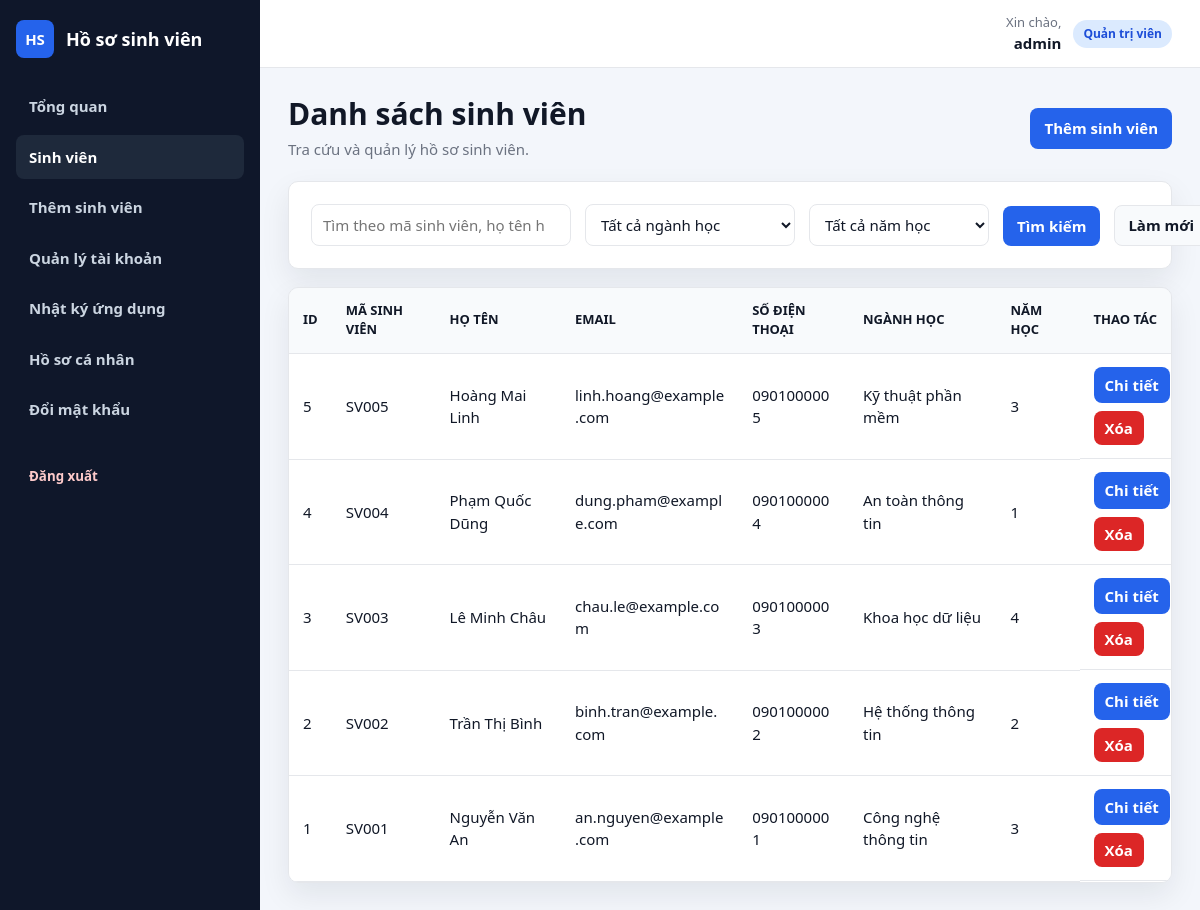
/students.php (signed in), run on the app's committed database.
### tables this page shows
CREATE TABLE IF NOT EXISTS students (
    id INT UNSIGNED AUTO_INCREMENT PRIMARY KEY,
    student_code VARCHAR(30) NOT NULL UNIQUE,
    full_name VARCHAR(120) NOT NULL,
    email VARCHAR(120) NOT NULL,
    phone VARCHAR(30) NULL,
    major VARCHAR(120) NULL,
    year TINYINT UNSIGNED NULL,
    created_at TIMESTAMP NOT NULL DEFAULT CURRENT_TIMESTAMP,
    updated_at TIMESTAMP NOT NULL DEFAULT CURRENT_TIMESTAMP ON UPDATE CURRENT_TIMESTAMP,
    INDEX idx_students_search (student_code, full_name, email)
);

### app/student.php (called while the page is built, shortened)
<?php
require_once __DIR__ . '/../config/database.php';
require_once __DIR__ . '/helpers.php';
function normalize_student_filters(array $filters): array
{
    return [
        'q' => trim((string) ($filters['q'] ?? '')),
        'major' => trim((string) ($filters['major'] ?? '')),
        'year' => trim((string) ($filters['year'] ?? '')),
    ];
}
function student_filter_sql(array $filters, array &$params): string
{
    $filters = normalize_student_filters($filters);
    $where = [];
    return $where === [] ? '' : ' WHERE ' . implode(' AND ', $where);
}
function list_students(string|array $filters = '', int $limit = 0, int $offset = 0): array
{
    $params = [];
    $filterArray = is_array($filters) ? $filters : ['q' => $filters];
    $where = student_filter_sql($filterArray, $params);
    $sql = 'SELECT * FROM students' . $where . ' ORDER BY id DESC';
    if ($limit > 0) {
        $sql .= ' LIMIT :limit OFFSET :offset';
    }
    $stmt = get_pdo()->prepare($sql);
    if ($limit > 0) {
        $stmt->bindValue(':limit', $limit, PDO::PARAM_INT);
        $stmt->bindValue(':offset', $offset, PDO::PARAM_INT);
    }
    $stmt->execute();
    return $stmt->fetchAll();
}

### config/database.php (called while the page is built, shortened)
<?php
function get_pdo(): PDO
{
    static $pdo = null;
    if ($pdo instanceof PDO) {
        return $pdo;
    }
    $host = 'localhost';
    $database = 'web_demo_student';
    $username = 'root';
    $password = '';
    $dsn = "mysql:host={$host};dbname={$database};charset=utf8mb4";
    $pdo = new PDO($dsn, $username, $password, [
        PDO::ATTR_ERRMODE => PDO::ERRMODE_EXCEPTION,
        PDO::ATTR_DEFAULT_FETCH_MODE => PDO::FETCH_ASSOC,
        PDO::ATTR_EMULATE_PREPARES => false,
    ]);
    return $pdo;
}

### public/students.php (the view, shortened to what this page needs)
<?php
require_once __DIR__ . '/../app/student.php';
$filters = normalize_student_filters($_GET);
$page = max(1, (int) ($_GET['page'] ?? 1));
$perPage = 20;
$students = list_students($filters, $perPage, ($page - 1) * $perPage);
?>
<section class="page-header">
    <div><h1>Danh sách sinh viên</h1><p>Tra cứu và quản lý hồ sơ sinh viên.</p></div>
    <a class="btn btn-primary" href="student_form.php">Thêm sinh viên</a>
</section>
<section class="card">
    <form method="get" class="search-form filter-form">
        <input class="form-control" name="q" type="search" value="<?= e($filters['q']) ?>" placeholder="Tìm theo mã sinh viên, họ tên hoặc email">
        <select class="form-select" name="major"><option value="">Tất cả ngành học</option></select>
        <select class="form-select" name="year"><option value="">Tất cả năm học</option></select>
        <button class="btn btn-primary" type="submit">Tìm kiếm</button><a class="btn btn-secondary" href="students.php">Làm mới</a>
    </form>
</section>
<section class="table-card">
    <table class="table">
        <thead><tr><th>ID</th><th>Mã sinh viên</th><th>Họ tên</th><th>Email</th><th>Số điện thoại</th><th>Ngành học</th><th>Năm học</th><th>Thao tác</th></tr></thead>
        <tbody>
            <?php foreach ($students as $student): ?>
                <tr>
                    <td><?= e($student['id']) ?></td><td><?= e($student['student_code']) ?></td><td><?= e($student['full_name']) ?></td><td><?= e($student['email']) ?></td><td><?= e($student['phone']) ?></td><td><?= e($student['major']) ?></td><td><?= e($student['year']) ?></td>
                    <td class="actions">
                        <a class="btn btn-primary" href="student_detail.php?id=<?= e($student['id']) ?>">Chi tiết</a>
                        <form method="post" onsubmit="return confirm('Bạn có chắc chắn muốn xóa sinh viên này không?')"><button class="btn btn-danger" type="submit">Xóa</button></form>
                    </td>
                </tr>
            <?php endforeach; ?>
        </tbody>
    </table>
</section>

### public/assets/style.css (style rules this page uses)
:root { --font-main: "Segoe UI", Tahoma, Arial, sans-serif; --bg: #f3f6fb; --sidebar: #0f172a; --sidebar-soft: #1e293b; --card: #ffffff; --card-soft: #f8fafc; --field: #ffffff; --table-head: #f8fafc; --text: #111827; --muted: #6b7280; --border: #e5e7eb; --primary: #2563eb; --primary-dark: #1d4ed8; --danger: #dc2626; --warning: #f59e0b; --shadow: 0 12px 30px rgba(15, 23, 42, 0.08); --radius: 10px; }
* { box-sizing: border-box; font-family: var(--font-main); }
*::before, *::after { box-sizing: border-box; font-family: var(--font-main); }
body { margin: 0; background: var(--bg); color: var(--text); font-family: var(--font-main); font-size: 15px; line-height: 1.5; }
a { color: var(--primary); text-decoration: none; }
.page-header { align-items: center; display: flex; justify-content: space-between; gap: 18px; margin-bottom: 20px; }
.page-header h1 { font-size: 30px; line-height: 1.2; margin: 0 0 6px; }
.page-header p { color: var(--muted); margin: 0; }
.card, .table-card, .login-card, .stat-card { background: var(--card); border: 1px solid var(--border); border-radius: var(--radius); box-shadow: var(--shadow); }
.card { margin-bottom: 18px; padding: 22px; }
.table-card { margin-bottom: 18px; overflow-x: auto; }
.form, .search-form { display: grid; gap: 14px; }
.search-form, .filter-form { align-items: end; grid-template-columns: minmax(260px, 1fr) 210px 180px auto auto; }
.form-control, .form-select, input, select { background: var(--field); border: 1px solid var(--border); border-radius: 8px; color: var(--text); font-family: var(--font-main); font-size: inherit; min-height: 42px; padding: 9px 11px; width: 100%; }
.btn { align-items: center; border: 1px solid transparent; border-radius: 8px; cursor: pointer; display: inline-flex; font-family: var(--font-main); font-size: inherit; font-weight: 800; justify-content: center; min-height: 40px; padding: 8px 13px; white-space: nowrap; }
.btn-primary { background: var(--primary); color: #ffffff; }
.btn-danger { background: var(--danger); color: #ffffff; }
.btn-secondary { background: var(--card-soft); border-color: var(--border); color: var(--text); }
.form-actions, .actions { display: flex; flex-wrap: wrap; gap: 8px; }
.actions .btn { min-height: 34px; padding: 6px 10px; }
.table, table { border-collapse: collapse; min-width: 980px; width: 100%; }
th, td { border-bottom: 1px solid var(--border); padding: 13px 14px; text-align: left; vertical-align: middle; }
th { background: var(--table-head); color: var(--text); font-size: 13px; text-transform: uppercase; }
td { overflow-wrap: anywhere; }

### data on the page
students: id "5", student_code "SV005", full_name "Hoàng Mai Linh", email "linh.hoang@example.com", phone "0901000005", major "Kỹ thuật phần mềm", year "3"
students: id "4", student_code "SV004", full_name "Phạm Quốc Dũng", email "dung.pham@example.com", phone "0901000004", major "An toàn thông tin", year "1"
students: id "3", student_code "SV003", full_name "Lê Minh Châu", email "chau.le@example.com", phone "0901000003", major "Khoa học dữ liệu", year "4"
students: id "2", student_code "SV002", full_name "Trần Thị Bình", email "binh.tran@example.com", phone "0901000002", major "Hệ thống thông tin", year "2"
students: id "1", student_code "SV001", full_name "Nguyễn Văn An", email "an.nguyen@example.com", phone "0901000001", major "Công nghệ thông tin", year "3"

### other printed values
$label "Tổng quan"
$label "Sinh viên"
$label "Thêm sinh viên"
$label "Quản lý tài khoản"
$label "Nhật ký ứng dụng"
$label "Hồ sơ cá nhân"
$label "Đổi mật khẩu"
$username "admin"
role_label($role) "Quản trị viên"
